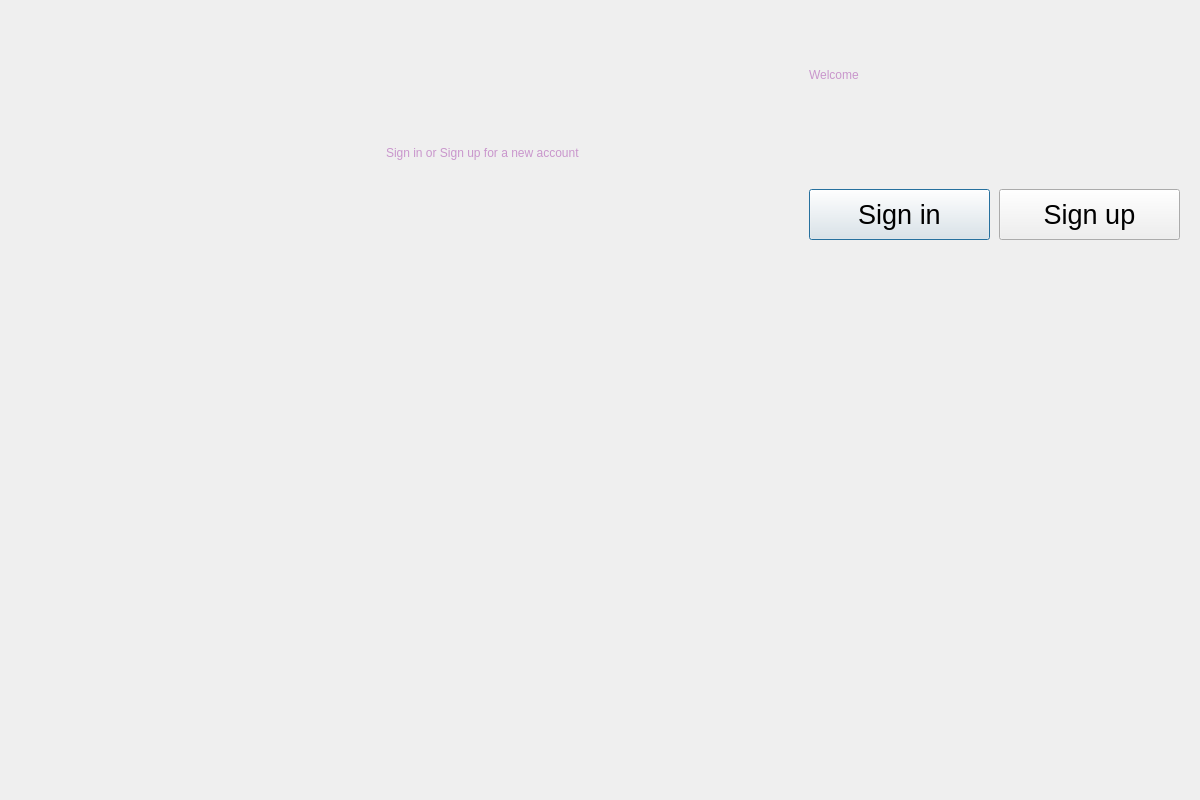
<?xml version="1.0" encoding="UTF-8"?>
<ui version="4.0">
 <class>Dialog</class>
 <widget class="QDialog" name="Dialog">
  <property name="geometry">
   <rect>
    <x>0</x>
    <y>0</y>
    <width>1200</width>
    <height>800</height>
   </rect>
  </property>
  <property name="minimumSize">
   <size>
    <width>1200</width>
    <height>800</height>
   </size>
  </property>
  <property name="maximumSize">
   <size>
    <width>1200</width>
    <height>800</height>
   </size>
  </property>
  <property name="windowTitle">
   <string>Dialog</string>
  </property>
  <property name="styleSheet">
   <string notr="true">QPushButton{
font: 20pt &quot;Consolas&quot;;
background-color:rgb(201, 150, 204);
border-radius:15px;
border-color: rgb(84, 255, 5);
color:rgb(28, 12, 91);};

</string>
  </property>
  <widget class="QWidget" name="bgwidget" native="true">
   <property name="geometry">
    <rect>
     <x>-1</x>
     <y>-1</y>
     <width>1201</width>
     <height>801</height>
    </rect>
   </property>
   <property name="styleSheet">
    <string notr="true">QWidget#bgwidget{background-color: qlineargradient(spread:pad, x1:0, y1:0, x2:1, y2:1, stop:0 rgb(28, 12, 91), stop:0.041 rgb(28, 12, 91), stop:1 rgb(145, 107, 191));;};
</string>
   </property>
   <widget class="QLabel" name="label">
    <property name="geometry">
     <rect>
      <x>810</x>
      <y>20</y>
      <width>371</width>
      <height>112</height>
     </rect>
    </property>
    <property name="styleSheet">
     <string notr="true">font: 75 72pt &quot;Consolas&quot;;
color: rgb(201, 150, 204);</string>
    </property>
    <property name="text">
     <string>Welcome</string>
    </property>
   </widget>
   <widget class="QLabel" name="label_2">
    <property name="geometry">
     <rect>
      <x>387</x>
      <y>130</y>
      <width>791</width>
      <height>47</height>
     </rect>
    </property>
    <property name="styleSheet">
     <string notr="true">font: 75 30pt &quot;Consolas&quot;;
color: rgb(201, 150, 204);</string>
    </property>
    <property name="text">
     <string>Sign in or Sign up for a new account</string>
    </property>
   </widget>
   <widget class="QPushButton" name="signin_button">
    <property name="geometry">
     <rect>
      <x>810</x>
      <y>190</y>
      <width>181</width>
      <height>51</height>
     </rect>
    </property>
    <property name="font">
     <font>
      <pointsize>20</pointsize>
      <italic>false</italic>
      <bold>false</bold>
     </font>
    </property>
    <property name="styleSheet">
     <string notr="true"/>
    </property>
    <property name="text">
     <string>Sign in</string>
    </property>
   </widget>
   <widget class="QPushButton" name="signup_button">
    <property name="geometry">
     <rect>
      <x>1000</x>
      <y>190</y>
      <width>181</width>
      <height>51</height>
     </rect>
    </property>
    <property name="font">
     <font>
      <pointsize>20</pointsize>
      <italic>false</italic>
      <bold>false</bold>
     </font>
    </property>
    <property name="styleSheet">
     <string notr="true"/>
    </property>
    <property name="text">
     <string>Sign up</string>
    </property>
   </widget>
  </widget>
 </widget>
 <resources/>
 <connections/>
</ui>
